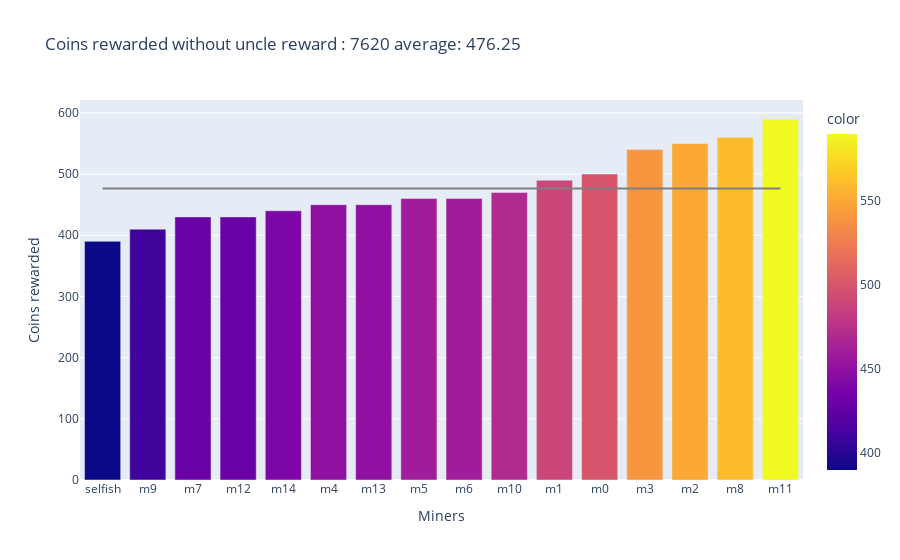
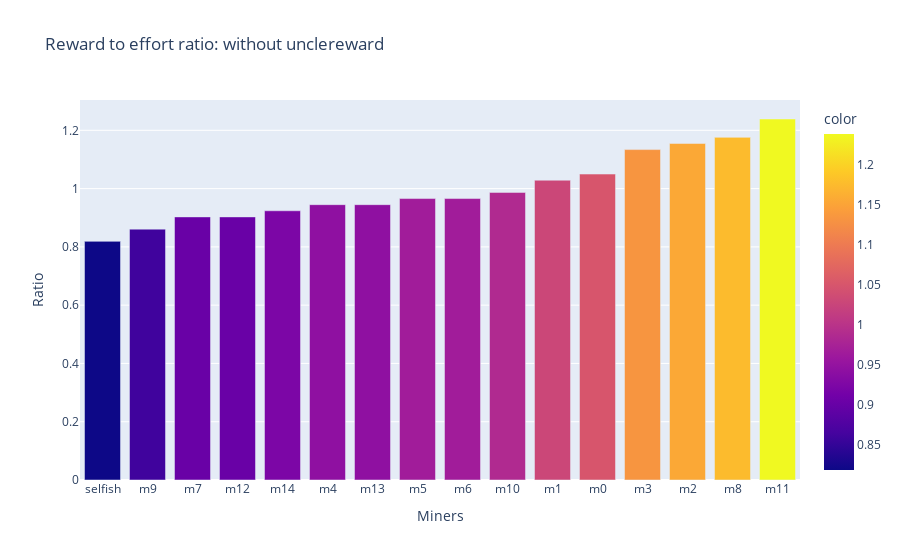
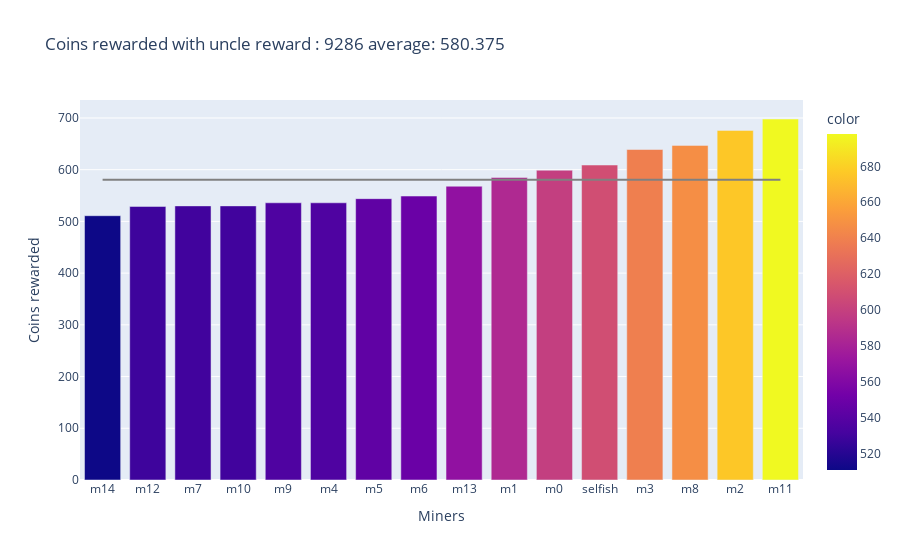
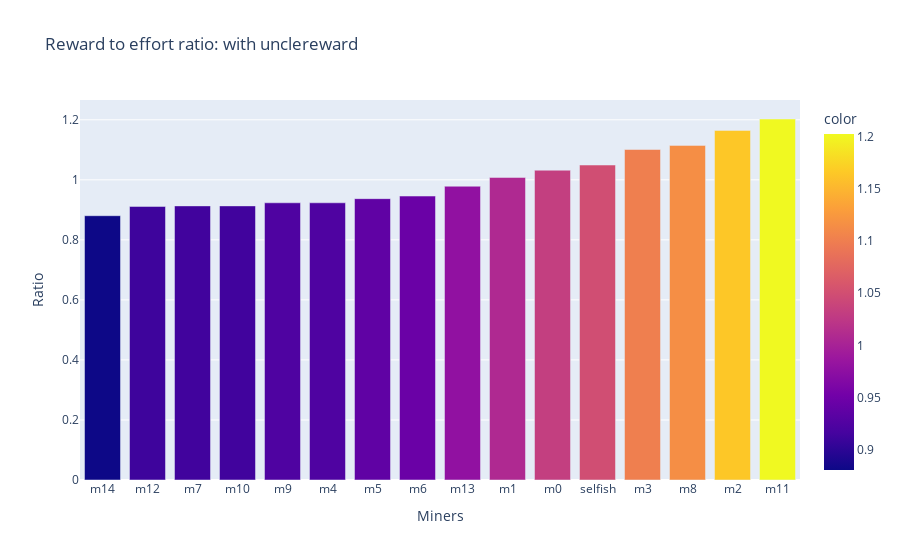

The notebook cell saved with these charts, in order:
### Markdown cell above
## Modelling blockchain with selfish miner and uncle rewards

### Code cell
bc = Blockchain("0", BASEDIFFICULTY)
miners = []
for i in range(15):
    m = Miner(1, "m"+str(i), bc)
    miners.append(m)

selfish = SelfishMiner(1,"selfish", bc)
while bc.size < BLOCKCHAINSIZE:
    selfish.PoWSolver()

    for m in miners: 
        m.PoWSolver()
    
    selfish.UpdateLast()
     
    for m in miners: 
        m.UpdateLast()


miners.append(selfish)
total = selfish.miningPower
for m in miners: 
    total += m.miningPower
print("alpha {}".format(selfish.miningPower/total))

analyzeBlockchain(miners,bc)

### Figure 1 — Plotly figure (JSON) as saved in the notebook; plotly's stock layout.template omitted (floating-point values rounded to 4 significant figures)
{"data": [{"alignmentgroup": "True", "hovertemplate": "Miners=%{x}<br>Coins rewarded=%{y}<br>color=%{marker.color}<extra></extra>", "legendgroup": "", "marker": {"color": [390, 410, 430, 430, 440, 450, 450, 460, 460, 470, 490, 500, 540, 550, 560, 590], "coloraxis": "coloraxis", "pattern": {"shape": ""}}, "name": "", "offsetgroup": "", "orientation": "v", "showlegend": false, "textposition": "auto", "type": "bar", "x": ["selfish", "m9", "m7", "m12", "m14", "m4", "m13", "m5", "m6", "m10", "m1", "m0", "m3", "m2", "m8", "m11"], "xaxis": "x", "y": [390, 410, 430, 430, 440, 450, 450, 460, 460, 470, 490, 500, 540, 550, 560, 590], "yaxis": "y"}, {"line": {"color": "gray"}, "mode": "lines", "showlegend": false, "type": "scatter", "x": ["selfish", "m9", "m7", "m12", "m14", "m4", "m13", "m5", "m6", "m10", "m1", "m0", "m3", "m2", "m8", "m11"], "y": [476.2, 476.2, 476.2, 476.2, 476.2, 476.2, 476.2, 476.2, 476.2, 476.2, 476.2, 476.2, 476.2, 476.2, 476.2, 476.2]}], "layout": {"barmode": "relative", "coloraxis": {"colorbar": {"title": {"text": "color"}}, "colorscale": [[0, "#0d0887"], [0.1111, "#46039f"], [0.2222, "#7201a8"], [0.3333, "#9c179e"], [0.4444, "#bd3786"], [0.5556, "#d8576b"], [0.6667, "#ed7953"], [0.7778, "#fb9f3a"], [0.8889, "#fdca26"], [1, "#f0f921"]]}, "legend": {"tracegroupgap": 0}, "title": {"text": "Coins rewarded without uncle reward : 7620 average: 476.25"}, "xaxis": {"anchor": "y", "domain": [0, 1], "title": {"text": "Miners"}}, "yaxis": {"anchor": "x", "domain": [0, 1], "title": {"text": "Coins rewarded"}}}}

### Figure 2 — Plotly figure (JSON) as saved in the notebook; plotly's stock layout.template omitted (floating-point values rounded to 4 significant figures)
{"data": [{"alignmentgroup": "True", "hovertemplate": "Miners=%{x}<br>Ratio=%{y}<br>color=%{marker.color}<extra></extra>", "legendgroup": "", "marker": {"color": [0.8189, 0.8609, 0.9029, 0.9029, 0.9239, 0.9449, 0.9449, 0.9659, 0.9659, 0.9869, 1.029, 1.05, 1.134, 1.155, 1.176, 1.239], "coloraxis": "coloraxis", "pattern": {"shape": ""}}, "name": "", "offsetgroup": "", "orientation": "v", "showlegend": false, "textposition": "auto", "type": "bar", "x": ["selfish", "m9", "m7", "m12", "m14", "m4", "m13", "m5", "m6", "m10", "m1", "m0", "m3", "m2", "m8", "m11"], "xaxis": "x", "y": [0.8189, 0.8609, 0.9029, 0.9029, 0.9239, 0.9449, 0.9449, 0.9659, 0.9659, 0.9869, 1.029, 1.05, 1.134, 1.155, 1.176, 1.239], "yaxis": "y"}], "layout": {"barmode": "relative", "coloraxis": {"colorbar": {"title": {"text": "color"}}, "colorscale": [[0, "#0d0887"], [0.1111, "#46039f"], [0.2222, "#7201a8"], [0.3333, "#9c179e"], [0.4444, "#bd3786"], [0.5556, "#d8576b"], [0.6667, "#ed7953"], [0.7778, "#fb9f3a"], [0.8889, "#fdca26"], [1, "#f0f921"]]}, "legend": {"tracegroupgap": 0}, "title": {"text": "Reward to effort ratio: without unclereward"}, "xaxis": {"anchor": "y", "domain": [0, 1], "title": {"text": "Miners"}}, "yaxis": {"anchor": "x", "domain": [0, 1], "title": {"text": "Ratio"}}}}

### Figure 3 — Plotly figure (JSON) as saved in the notebook; plotly's stock layout.template omitted (floating-point values rounded to 4 significant figures)
{"data": [{"alignmentgroup": "True", "hovertemplate": "Miners=%{x}<br>Coins rewarded=%{y}<br>color=%{marker.color}<extra></extra>", "legendgroup": "", "marker": {"color": [511, 529, 530, 530, 536, 536, 544, 549, 568, 585, 599, 609, 639, 647, 676, 698], "coloraxis": "coloraxis", "pattern": {"shape": ""}}, "name": "", "offsetgroup": "", "orientation": "v", "showlegend": false, "textposition": "auto", "type": "bar", "x": ["m14", "m12", "m7", "m10", "m9", "m4", "m5", "m6", "m13", "m1", "m0", "selfish", "m3", "m8", "m2", "m11"], "xaxis": "x", "y": [511, 529, 530, 530, 536, 536, 544, 549, 568, 585, 599, 609, 639, 647, 676, 698], "yaxis": "y"}, {"line": {"color": "gray"}, "mode": "lines", "showlegend": false, "type": "scatter", "x": ["m14", "m12", "m7", "m10", "m9", "m4", "m5", "m6", "m13", "m1", "m0", "selfish", "m3", "m8", "m2", "m11"], "y": [580.4, 580.4, 580.4, 580.4, 580.4, 580.4, 580.4, 580.4, 580.4, 580.4, 580.4, 580.4, 580.4, 580.4, 580.4, 580.4]}], "layout": {"barmode": "relative", "coloraxis": {"colorbar": {"title": {"text": "color"}}, "colorscale": [[0, "#0d0887"], [0.1111, "#46039f"], [0.2222, "#7201a8"], [0.3333, "#9c179e"], [0.4444, "#bd3786"], [0.5556, "#d8576b"], [0.6667, "#ed7953"], [0.7778, "#fb9f3a"], [0.8889, "#fdca26"], [1, "#f0f921"]]}, "legend": {"tracegroupgap": 0}, "title": {"text": "Coins rewarded with uncle reward : 9286 average: 580.375"}, "xaxis": {"anchor": "y", "domain": [0, 1], "title": {"text": "Miners"}}, "yaxis": {"anchor": "x", "domain": [0, 1], "title": {"text": "Coins rewarded"}}}}

### Figure 4 — Plotly figure (JSON) as saved in the notebook; plotly's stock layout.template omitted (floating-point values rounded to 4 significant figures)
{"data": [{"alignmentgroup": "True", "hovertemplate": "Miners=%{x}<br>Ratio=%{y}<br>color=%{marker.color}<extra></extra>", "legendgroup": "", "marker": {"color": [0.8805, 0.9115, 0.9132, 0.9132, 0.9235, 0.9235, 0.9373, 0.9459, 0.9787, 1.008, 1.032, 1.049, 1.101, 1.115, 1.165, 1.203], "coloraxis": "coloraxis", "pattern": {"shape": ""}}, "name": "", "offsetgroup": "", "orientation": "v", "showlegend": false, "textposition": "auto", "type": "bar", "x": ["m14", "m12", "m7", "m10", "m9", "m4", "m5", "m6", "m13", "m1", "m0", "selfish", "m3", "m8", "m2", "m11"], "xaxis": "x", "y": [0.8805, 0.9115, 0.9132, 0.9132, 0.9235, 0.9235, 0.9373, 0.9459, 0.9787, 1.008, 1.032, 1.049, 1.101, 1.115, 1.165, 1.203], "yaxis": "y"}], "layout": {"barmode": "relative", "coloraxis": {"colorbar": {"title": {"text": "color"}}, "colorscale": [[0, "#0d0887"], [0.1111, "#46039f"], [0.2222, "#7201a8"], [0.3333, "#9c179e"], [0.4444, "#bd3786"], [0.5556, "#d8576b"], [0.6667, "#ed7953"], [0.7778, "#fb9f3a"], [0.8889, "#fdca26"], [1, "#f0f921"]]}, "legend": {"tracegroupgap": 0}, "title": {"text": "Reward to effort ratio: with unclereward"}, "xaxis": {"anchor": "y", "domain": [0, 1], "title": {"text": "Miners"}}, "yaxis": {"anchor": "x", "domain": [0, 1], "title": {"text": "Ratio"}}}}
